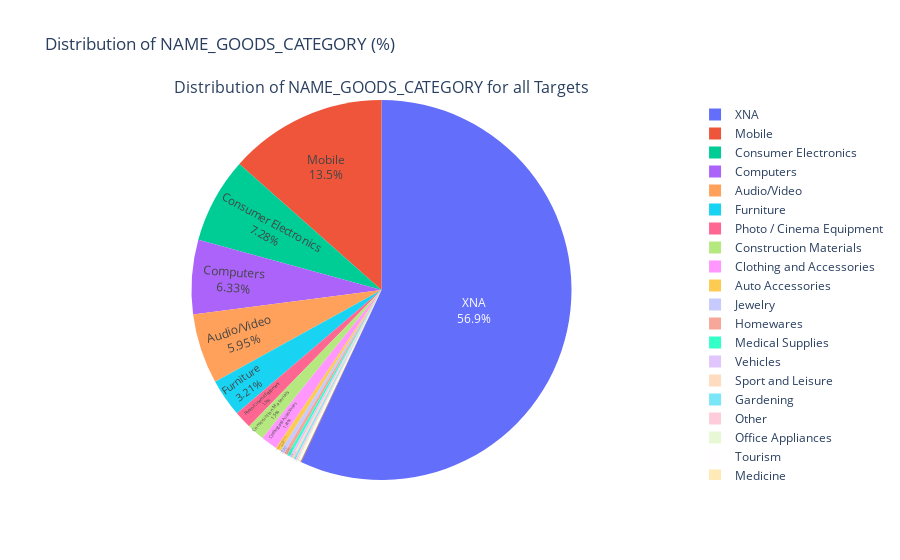

Here is the notebook cell this chart was saved with:
### Code cell
plot_categorical_variables_pie(prev_application_df, "NAME_GOODS_CATEGORY", plot_defaulter=False)

### Figure 1 — Plotly figure (JSON) as saved in the notebook; plotly's stock layout.template omitted (floating-point values rounded to 4 significant figures)
{"data": [{"domain": {"x": [0, 1], "y": [0, 1]}, "hole": 0, "labels": ["XNA", "Mobile", "Consumer Electronics", "Computers", "Audio/Video", "Furniture", "Photo / Cinema Equipment", "Construction Materials", "Clothing and Accessories", "Auto Accessories", "Jewelry", "Homewares", "Medical Supplies", "Vehicles", "Sport and Leisure", "Gardening", "Other", "Office Appliances", "Tourism", "Medicine", "Direct Sales", "Fitness", "Additional Service", "Education", "Weapon", "Insurance", "Animals", "House Construction"], "textinfo": "label+percent", "textposition": "inside", "type": "pie", "values": [950809, 224708, 121576, 105769, 99441, 53656, 25021, 24995, 23554, 7381, 6290, 5023, 3843, 3370, 2981, 2668, 2554, 2333, 1659, 1550, 446, 209, 128, 107, 77, 64, 1, 1]}], "layout": {"annotations": [{"font": {"size": 16}, "showarrow": false, "text": "Distribution of NAME_GOODS_CATEGORY for all Targets", "x": 0.5, "xanchor": "center", "xref": "paper", "y": 1, "yanchor": "bottom", "yref": "paper"}], "autosize": true, "title": {"text": "Distribution of NAME_GOODS_CATEGORY (%)"}}}
